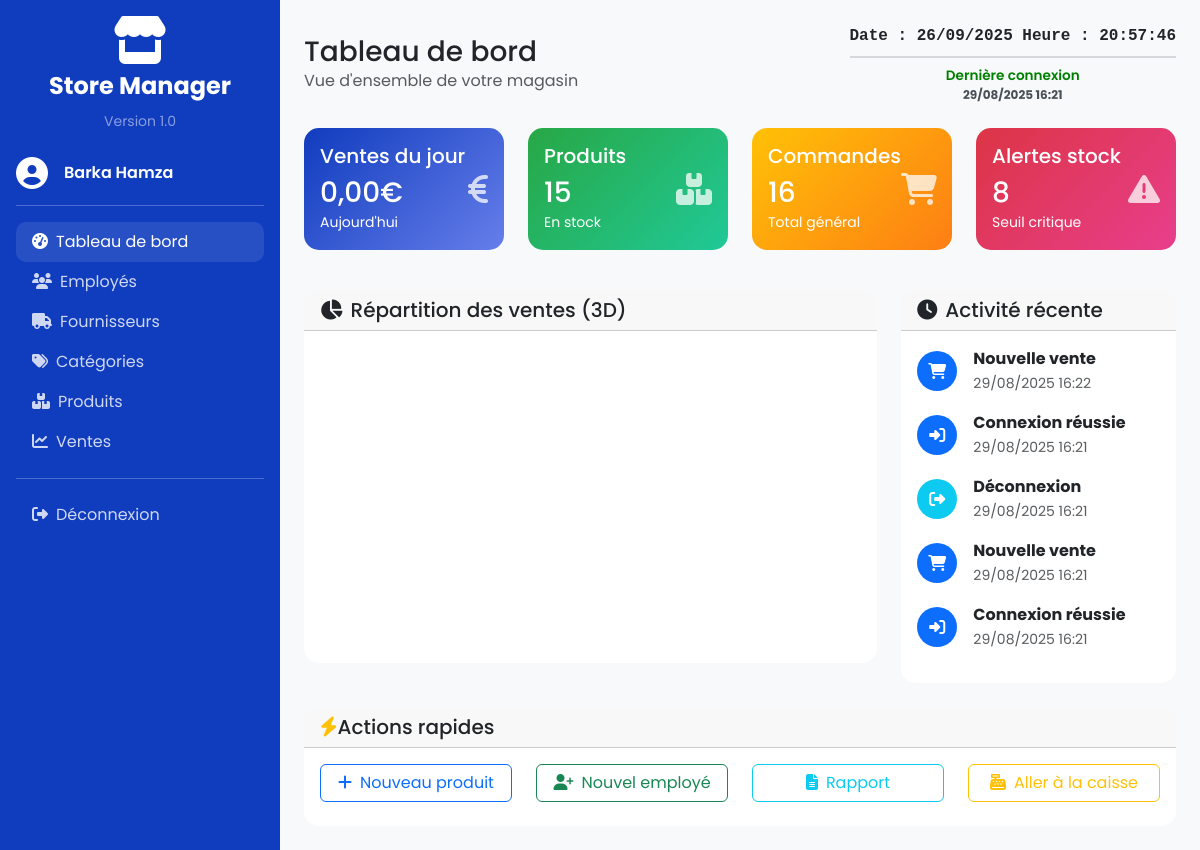
Page /core/dashboard/ (signed in) on the earlier database version.
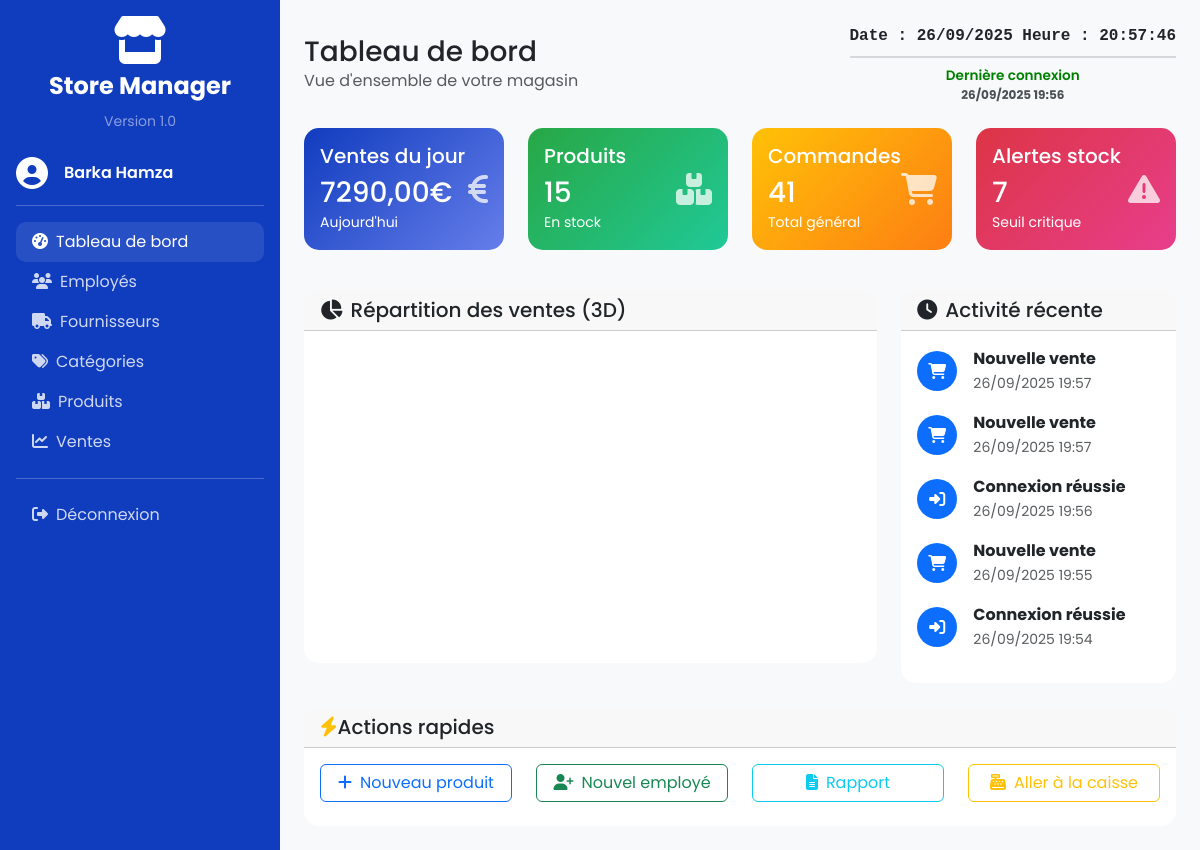
Same page on the later database version.
### apps/accounts/models.py (models this page shows, shortened)
class User(AbstractUser):
    class Role(models.TextChoices):
        ADMIN = "ADMIN", "Administrateur"
        CASHIER = "CASHIER", "Caissier"
    role = models.CharField(
        max_length=20,
        choices=Role.choices,
        default=Role.CASHIER,
        help_text="Rôle de l'utilisateur dans le système"
    )
    phone = models.CharField(
        max_length=20,
        blank=True,
        verbose_name="Téléphone"
    )
    address = models.TextField(
        blank=True,
        verbose_name="Adresse"
    )
    hire_date = models.DateField(
        null=True,
        blank=True,
        verbose_name="Date d'embauche"
    )
    email = models.EmailField(
        unique=True,
        help_text="Adresse email unique requise pour la récupération de mot de passe"
    )
    first_name = models.CharField(max_length=150, verbose_name="Prénom")
    last_name = models.CharField(max_length=150, verbose_name="Nom de famille")
    class Meta:
        verbose_name = "Utilisateur"
        verbose_name_plural = "Utilisateurs"
        ordering = ['-date_joined']
    def get_full_name(self):
        if self.first_name and self.last_name:
            return f"{self.first_name} {self.last_name}"
        return self.username
    description = models.TextField(
    blank=True,
    verbose_name="Description",
    help_text="Description détaillée du fournisseur"
)

class ActivityLog(models.Model):
    LEVEL_CHOICES = [
        ('primary', 'Information'),
        ('success', 'Succès'),
        ('warning', 'Avertissement'),
        ('danger',  'Erreur'),
    ]
    user      = models.ForeignKey(settings.AUTH_USER_MODEL, on_delete=models.CASCADE)
    verb      = models.CharField(max_length=255)
    timestamp = models.DateTimeField(auto_now_add=True)
    level     = models.CharField(max_length=10, choices=LEVEL_CHOICES, default='primary')
    icon      = models.CharField(max_length=50, default='info-circle')  # icône FontAwesome
    class Meta:
        ordering = ['-timestamp']

### apps/core/views.py (the view)
# urls.py: path('dashboard/', login_required(views.DashboardView.as_view()), name='dashboard'),
class DashboardView(LoginRequiredMixin, TemplateView):
    template_name = 'core/dashboard.html'
    def get_context_data(self, **kwargs):
        ctx = super().get_context_data(**kwargs)
        today = timezone.now().date()
        ctx['sales_today'] = (
            Sale.objects.filter(date__date=today)
            .aggregate(total=Sum('total_amount'))['total'] or 0
        )
        ctx['count_products'] = Product.objects.count()
        ctx['count_orders'] = Sale.objects.count()
        ctx['count_alerts'] = Product.objects.filter(
            stock_quantity__lte=3
        ).count()
        dates = []
        values = []
        for i in range(6, -1, -1):
            day = today - timezone.timedelta(days=i)
            dates.append(day.strftime('%d/%m'))
            total = (
                Sale.objects.filter(date__date=day)
                .aggregate(sum_amount=Sum('total_amount'))['sum_amount'] or 0
            )
            values.append(float(total))
        ctx['sales_dates'] = json.dumps(dates)
        ctx['sales_values'] = json.dumps(values)
        ctx['current_datetime'] = timezone.now()
        ctx['recent_activities'] = ActivityLog.objects.filter(
            user=self.request.user
        ).order_by('-timestamp')[:5]
        return ctx

### apps/core/templates/core/dashboard.html (shortened to what the changed rows need)
{% extends 'base.html' %}
{% block content %}
<div class="d-flex min-vh-100">
  <div class="sidebar" style="width: 280px;">
    <div class="p-3">
      <div class="mb-3">
        <div class="d-flex align-items-center text-white mb-2">
          <div>
            <div class="fw-semibold">{{ user.get_full_name|default:user.username }}</div>
          </div>
        </div>
      </div>
    </div>
  </div>
  <div class="flex-grow-1 p-4" style="background: #f8f9fa;">
    <div class="d-flex justify-content-between align-items-center mb-4">
      <div>
        <h1 class="h3 mb-0">Tableau de bord</h1>
      </div>
      <div class="text-end" style="min-width:200px;">
        <div id="live-clock" class="strong-clock">
          Date : {{ current_datetime|date:"d/m/Y" }}   Heure : {{ current_datetime|date:"H:i" }}:<span id="seconds">{{ current_datetime|date:"s" }}</span>
        </div>
        <hr class="clock-separator">
        <small class="small-clock d-block text-center">Dernière connexion</small>
        <strong id="last-login" class="d-block text-center">{{ user.last_login|date:"d/m/Y H:i" }}</strong>
      </div>
    </div>
    <div class="row mb-4">
      <div class="col-md-3 mb-3">
        <div class="card text-white" style="background: linear-gradient(135deg,#103cbe,#667eea);">
          <div class="card-body d-flex justify-content-between align-items-center">
            <div>
              <h5 class="card-title">Ventes du jour</h5>
              <h3 class="mb-0">{{ sales_today|floatformat:2 }}€</h3>
              <small>Aujourd'hui</small>
            </div>
          </div>
        </div>
      </div>
      <div class="col-md-3 mb-3">
        <div class="card text-white" style="background: linear-gradient(135deg,#ffc107,#fd7e14);">
          <div class="card-body d-flex justify-content-between align-items-center">
            <div>
              <h5 class="card-title">Commandes</h5>
              <h3 class="mb-0">{{ count_orders }}</h3>
              <small>Total général</small>
            </div>
          </div>
        </div>
      </div>
      <div class="col-md-3 mb-3">
        <div class="card text-white" style="background: linear-gradient(135deg,#dc3545,#e83e8c);">
          <div class="card-body d-flex justify-content-between align-items-center">
            <div>
              <h5 class="card-title">Alertes stock</h5>
              <h3 class="mb-0">{{ count_alerts }}</h3>
              <small>Seuil critique</small>
            </div>
          </div>
        </div>
      </div>
    </div>
    <div class="row mb-4">
      <div class="col-md-4">
        <div class="card">
          <div class="card-body">
            {% if recent_activities %}
              {% for act in recent_activities %}
                <div class="d-flex align-items-center mb-3">
                  <div class="bg-{{ act.level }} rounded-circle d-flex align-items-center justify-content-center me-3" style="width:40px;height:40px;">
                    <i class="fas fa-{{ act.icon }} text-white"></i>
                  </div>
                  <div>
                    <strong>{{ act.verb }}</strong><br>
                    <small class="text-muted">{{ act.timestamp|date:"d/m/Y H:i" }}</small>
                  </div>
                </div>
              {% endfor %}
            {% else %}
              <p class="text-muted">Aucune activité récente.</p>
            {% endif %}
          </div>
        </div>
      </div>
    </div>
  </div>
</div>
{% endblock %}

Differences in the rows shown:
no longer on this page (row unchanged): ActivityLog: verb "Nouvelle vente", timestamp "29/08/2025 16:22"
no longer on this page (row unchanged): ActivityLog: verb "Connexion réussie", timestamp "29/08/2025 16:21"
no longer on this page (row unchanged): ActivityLog: verb "Déconnexion", timestamp "29/08/2025 16:21", level "info" (drawn)
no longer on this page (row unchanged): ActivityLog: verb "Nouvelle vente", timestamp "29/08/2025 16:21"
no longer on this page (row unchanged): ActivityLog: verb "Connexion réussie", timestamp "29/08/2025 16:21"
changed User "Barka Hamza": last_login "29/08/2025 16:21" → "26/09/2025 19:56"
added ActivityLog: verb "Nouvelle vente", timestamp "26/09/2025 19:57"
added ActivityLog: verb "Nouvelle vente", timestamp "26/09/2025 19:57"
added ActivityLog: verb "Connexion réussie", timestamp "26/09/2025 19:56"
added ActivityLog: verb "Nouvelle vente", timestamp "26/09/2025 19:55"
added ActivityLog: verb "Connexion réussie", timestamp "26/09/2025 19:54"
Other differences:
{{ sales_today|floatformat:2 }}: "0,00" → "7290,00"
{{ count_orders }}: "16" → "41"
{{ count_alerts }}: "8" → "7"
